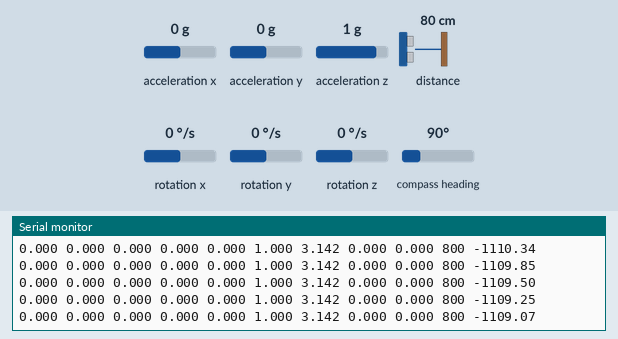
This sketch was run on a simulated Arduino Nano 33 BLE. Shown: the last lines printed to the serial monitor. The inputs (shaded band) are chosen by the test bench; at power-on: acceleration z 1 g, acceleration x 0 g, acceleration y 0 g, distance to the obstacle 80 cm, rotation x 0 °/s, rotation y 0 °/s, rotation z 0 °/s, compass heading 90°. Random numbers use the default seed unless the sketch sets one. At 14.0 s the program stops and its outputs stay as they are.

Above: at 4.8 s.
4.9 s: acceleration z set to 0 g
At 5.6 s:
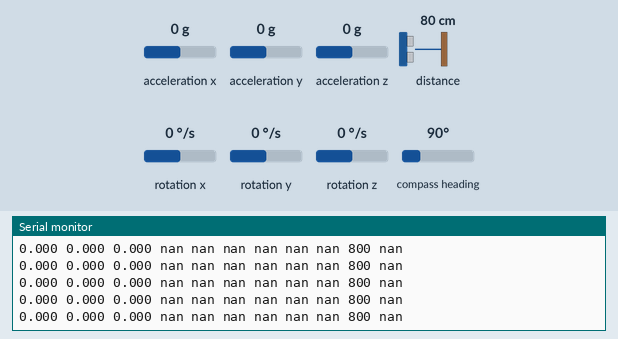
6.8 s: acceleration x set to -1.4 g
At 7.6 s:
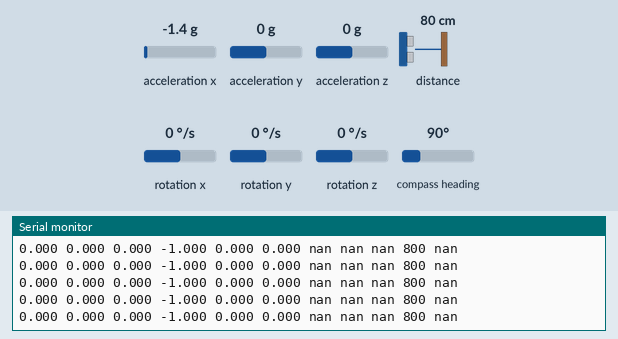
8.7 s: acceleration y set to -1.4 g
At 9.5 s:
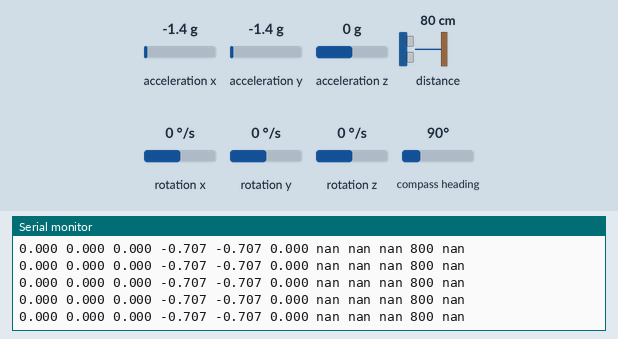
10.2 s: distance to the obstacle set to 2 cm
At 11.1 s:
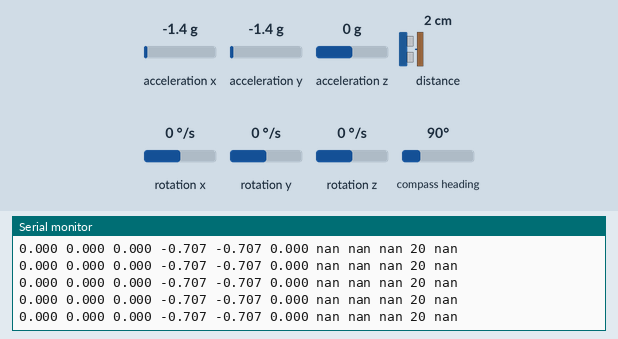
11.7 s: rotation x set to -192 °/s
At 15.2 s:
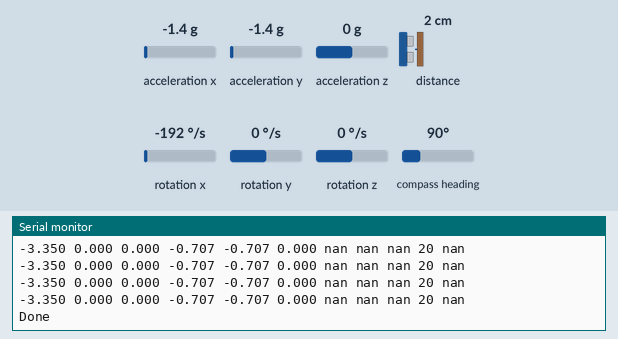

The sketch:

poseEstimationEkf.ino
```cpp
#include "Adafruit_VL53L1X.h"
#include <Arduino_LSM9DS1.h>
#include <Wire.h>
#include <elapsedMillis.h>
#include "config.h"
#include "matrix.h"
#include "ekf.h"

#define DEG_2_RAD (0.01745)

/* ================================================= RLS Variables/function declaration ================================================= */
float_prec  RLS_lambda = 0.999; /* Forgetting factor */
Matrix RLS_theta(4,1);          /* The variables we want to indentify */
Matrix RLS_P(4,4);              /* Inverse of correction estimation */
Matrix RLS_in(4,1);             /* Input data */
Matrix RLS_out(1,1);            /* Output data */
Matrix RLS_gain(4,1);           /* RLS gain */
uint32_t RLS_u32iterData = 0;   /* To track how much data we take */

float_prec IMU_MAG_B0_data[3] = {cos(0), sin(0), 0.000000};
Matrix IMU_MAG_B0(3, 1, IMU_MAG_B0_data);

/* The hard-magnet bias */
float_prec HARD_IRON_BIAS_data[3] = {8.832973, 7.243323, 23.95714};
Matrix HARD_IRON_BIAS(3, 1, HARD_IRON_BIAS_data);


/* --------------------------------------------------------------------------------------------------------- */
float_prec IMU_2_TOF_data[4*4] =  {1,  0,  0,  0,
                              0,  1,  0,  0,
                              0,  0,  1,  0,
                              0,  0,  0,  1};
Matrix IMU_2_TOF(4, 4, IMU_2_TOF_data);

/* ================================================= EKF Variables/function declaration ================================================= */
/* EKF initialization constant */
#define P_INIT      (10.)
#define Q_INIT      (1e-6)
#define R_INIT_ACC  (0.0015/10.)
#define R_INIT_MAG  (0.0015/10.)
/* P(k=0) variable --------------------------------------------------------------------------------------------------------- */
float_prec EKF_PINIT_data[SS_X_LEN*SS_X_LEN] = {P_INIT, 0,      0,      0,
                                                0,      P_INIT, 0,      0,
                                                0,      0,      P_INIT, 0,
                                                0,      0,      0,      P_INIT};
Matrix EKF_PINIT(SS_X_LEN, SS_X_LEN, EKF_PINIT_data);


float_prec EKF_PINIT_data_height[2*2] =         {P_INIT, 0,
                                                0,      P_INIT};
Matrix EKF_PINIT_HEIGHT(2, 2, EKF_PINIT_data_height);
/* Q constant -------------------------------------------------------------------------------------------------------------- */
float_prec EKF_QINIT_data[SS_X_LEN*SS_X_LEN] = {Q_INIT, 0,      0,      0,
                                                0,      Q_INIT, 0,      0,
                                                0,      0,      Q_INIT, 0,
                                                0,      0,      0,      Q_INIT};

float_prec EKF_QINIT_data_height[SS_X_LEN*SS_X_LEN] = {Q_INIT, 0,
                                                0,      Q_INIT};
Matrix EKF_QINIT(SS_X_LEN, SS_X_LEN, EKF_QINIT_data);

Matrix EKF_QINIT_HEIGHT(2, 2, EKF_QINIT_data_height);
/* R constant -------------------------------------------------------------------------------------------------------------- */
float_prec EKF_RINIT_data[SS_Z_LEN*SS_Z_LEN] = {R_INIT_ACC, 0,          0,
                                                0,          R_INIT_ACC, 0,
                                                0,          0,          R_INIT_ACC};

Matrix EKF_RINIT(SS_Z_LEN, SS_Z_LEN, EKF_RINIT_data);

float_prec EKF_RINIT_data_height[SS_Z_LEN*SS_Z_LEN] = {R_INIT_ACC};

Matrix EKF_RINIT_height(1, 1, EKF_RINIT_data);
/* Nonlinear & linearization function -------------------------------------------------------------------------------------- */
bool Main_bUpdateNonlinearX(Matrix &X_Next, Matrix &X, Matrix &U);
bool Main_bUpdateNonlinearY(Matrix &Y, Matrix &X, Matrix &U);
bool Main_bCalcJacobianF(Matrix &F, Matrix &X, Matrix &U);
bool Main_bCalcJacobianH(Matrix &H, Matrix &X, Matrix &U);

bool Main_bUpdateNonlinearXHeight(Matrix &X_Next, Matrix &X, Matrix &U);
bool Main_bUpdateNonlinearYHeight(Matrix &Y, Matrix &X, Matrix &U);
bool Main_bCalcJacobianFHeight(Matrix &F, Matrix &X, Matrix &U);
bool Main_bCalcJacobianHHeight(Matrix &H, Matrix &X, Matrix &U);

/* EKF variables ----------------------------------------------------------------------------------------------------------- */
Matrix quaternionData(SS_X_LEN, 1);
Matrix Y(SS_Z_LEN, 1);
Matrix U(SS_U_LEN, 1);
EKF EKF_IMU(quaternionData, EKF_PINIT, EKF_QINIT, EKF_RINIT,
            Main_bUpdateNonlinearX, Main_bUpdateNonlinearY, Main_bCalcJacobianF, Main_bCalcJacobianH);


/* =============================================== Sharing Variables/function declaration =============================================== */
/* Gravity vector constant (align with global Z-axis) */
#define IMU_ACC_Z0          (1)


/* State machine for hard-iron bias identification or EKF running */
enum {
    STATE_EKF_RUNNING = 0,
    STATE_MAGNETO_BIAS_IDENTIFICATION,
    STATE_NORTH_VECTOR_IDENTIFICATION
} STATE_AHRS;


#define IRQ_PIN 2

#define XSHUT_PIN 3

float aX, aY, aZ, gX, gY, gZ, mX, mY, mZ;
int16_t distance = 0;
Adafruit_VL53L1X vl53 = Adafruit_VL53L1X(XSHUT_PIN, IRQ_PIN);
bool use_magnetometer = SS_Z_LEN == 6;

/* ============================================== Auxiliary Variables/function declaration ============================================== */
elapsedMillis timerCollectData = 0;
uint64_t u64compuTime;
char bufferTxSer[100];
void serialFloatPrint(float f);

int start;

void setup() {
  // put your setup code here, to run once:
  Serial.begin(115200);
  while(!Serial) {}
  Wire.begin();

  if (! vl53.begin(0x29, &Wire)) {
    Serial.print(F("Error on init of VL sensor: "));
    Serial.println(vl53.vl_status);
    while (1)       delay(10);
  }
  Serial.println(F("VL53L1X sensor OK!"));
  if (! vl53.startRanging()) {
    Serial.print(F("Couldn't start ranging: "));
    Serial.println(vl53.vl_status);
    while (1)       delay(10);
  }
  Serial.println(F("Ranging started"));
  vl53.setTimingBudget(50);
  Serial.print(F("Timing budget (ms): "));
  Serial.println(vl53.getTimingBudget());
  if (!IMU.begin()) {
    Serial.println("Device error");
    delay(10);
  }


  /* RLS initialization ----------------------------------------- */
  RLS_theta.vSetToZero();
  RLS_P.vSetIdentity();
  RLS_P = RLS_P * 1000;

  /* EKF initialization ----------------------------------------- */
  /* x(k=0) = [1 0 0 0]' */
  quaternionData.vSetToZero();
  quaternionData[1][0] = 1.0;
  EKF_IMU.vReset(quaternionData, EKF_PINIT, EKF_QINIT, EKF_RINIT);

  snprintf(bufferTxSer, sizeof(bufferTxSer)-1, "EKF in Teensy 4.0 (%s)\r\n", (FPU_PRECISION == PRECISION_SINGLE)?"Float32":"Double64");
  Serial.print(bufferTxSer);

}

int count = 0;
void loop() {
  if (count == 0) {
    Serial.println ("Ready?");
    Serial.println ("3");
    delay (1000);
    Serial.println ("2");
    delay (1000);
    Serial.println ("1");
    delay (1000);
    Serial.println ("Begin");
    delay (1000);
    start = millis();
  }

  // put your main code here, to run repeatedly:
  if (vl53.dataReady()) {
    distance = vl53.distance();
    IMU.readAcceleration(aX, aY, aZ);
    IMU.readGyroscope(gX, gY, gZ);
    IMU.readMagneticField(mX, mY, mZ);


    U[0][0] = gX*DEG_2_RAD; U[1][0] = gY*DEG_2_RAD; U[2][0] = gZ*DEG_2_RAD;
    Y[0][0] = aX; Y[1][0] = aY; Y[2][0] = aZ;
    if(use_magnetometer){
      Y[3][0] = mX; Y[4][0] = mY; Y[5][0] = mZ;
//      float_prec _normYm = sqrt(Y[3][0]*Y[3][0] + Y[4][0]*Y[4][0] + Y[5][0]*Y[5][0]);
//      Y[3][0] = Y[3][0]/_normYm;
//      Y[4][0] = Y[4][0]/_normYm;
//      Y[5][0] = Y[5][0]/_normYm;
    }

    // Normalize output vector
    float_prec _normYa = sqrt(Y[0][0]*Y[0][0] + Y[1][0]*Y[1][0] + Y[2][0]*Y[2][0]);
    Y[0][0] = Y[0][0]/_normYa;
    Y[1][0] = Y[1][0]/_normYa;
    Y[2][0] = Y[2][0]/_normYa;


    if(!EKF_IMU.bUpdate(Y, U)) {
      quaternionData.vSetToZero();
      quaternionData[0][0] = 1.0;
      EKF_IMU.vReset(quaternionData, EKF_PINIT, EKF_QINIT, EKF_RINIT);
      Serial.println("whoops");
    }
    quaternionData = EKF_IMU.GetX();

    if(count % 500){
      recordData(U, Y, quaternionData);
      Serial.print(distance);
      Serial.print(" ");
      Serial.print(computeAltitude(distance, quaternionData));
      Serial.println("");
    }
    count ++;

    if (millis() - start > 10000) {
      Serial.println ("Done");
      while (1);
    }
  }
}

void serialFloatPrint(float f) {
    byte * b = (byte *) &f;
    for (int i = 0; i < 4; i++) {
        byte b1 = (b[i] >> 4) & 0x0f;
        byte b2 = (b[i] & 0x0f);

        char c1 = (b1 < 10) ? ('0' + b1) : 'A' + b1 - 10;
        char c2 = (b2 < 10) ? ('0' + b2) : 'A' + b2 - 10;

        Serial.print(c1);
        Serial.print(c2);
    }
}

Matrix quat2RotationMat(Matrix &X){
  float_prec q0, q1, q2, q3;
  q0 = X[0][0];
  q1 = X[1][0];
  q2 = X[2][0];
  q3 = X[3][0];
  float_prec rotation_data[4*4] = {q0*q0 + q1*q1 - q2*q2 - q3*q3,      2*(q1*q2+q0*q3),                2*(q1*q3-q0*q2),                0,
                              2*(q1*q2-q0*q3),                    q0*q0 - q1*q1 + q2*q2 - q3*q3,  2*(q2*q3+q0*q1),                0,
                              2*(q1*q3+q0*q2),                    2*(q2*q3-q0*q1),                q0*q0 - q1*q1 - q2*q2 + q3*q3,  0,
                              0,                                  0,                              0,                              1};
  Matrix rotation(4, 4, rotation_data);
  return rotation;
}

void recordData(Matrix &U, Matrix &Y, Matrix &quaternion){
  Matrix R = quat2RotationMat(quaternion);
  float_prec sy = sqrt(R[0][0] * R[0][0] +  R[1][0] * R[1][0] );
  Serial.print(U[0][0], 3);
  Serial.print(" ");
  Serial.print(U[1][0], 3);
  Serial.print(" ");
  Serial.print(U[2][0], 3);
  Serial.print(" ");


  Serial.print(Y[0][0], 3);
  Serial.print(" ");
  Serial.print(Y[1][0], 3);
  Serial.print(" ");
  Serial.print(Y[2][0], 3);
  Serial.print(" ");


  Serial.print(atan2(R[2][1], R[2][2]), 3);
  Serial.print(" ");
  Serial.print(atan2(-R[2][0], sy), 3);
  Serial.print(" ");
  Serial.print(atan2(R[1][0], R[0][0]), 3);
  Serial.print(" ");
}

float_prec computeAltitude(int16_t distance, Matrix &quat){
  Matrix R = quat2RotationMat(quat);
  Matrix R_inv = R.Invers();
  Matrix tof_mat = R_inv*IMU_2_TOF;
  return tof_mat[2][2]*distance + tof_mat[2][3];
}

bool Main_bUpdateNonlinearX(Matrix &X_Next, Matrix &X, Matrix &U)
{
    /* Insert the nonlinear update transformation here
     *          x(k+1) = f[x(k), u(k)]
     *
     * The quaternion update function:
     *  q0_dot = 1/2. * (  0   - p*q1 - q*q2 - r*q3)
     *  q1_dot = 1/2. * ( p*q0 +   0  + r*q2 - q*q3)
     *  q2_dot = 1/2. * ( q*q0 - r*q1 +  0   + p*q3)
     *  q3_dot = 1/2. * ( r*q0 + q*q1 - p*q2 +  0  )
     *
     * Euler method for integration:
     *  q0 = q0 + q0_dot * dT;
     *  q1 = q1 + q1_dot * dT;
     *  q2 = q2 + q2_dot * dT;
     *  q3 = q3 + q3_dot * dT;
     */
    float_prec q0, q1, q2, q3;
    float_prec p, q, r;

    q0 = X[0][0];
    q1 = X[1][0];
    q2 = X[2][0];
    q3 = X[3][0];

    p = U[0][0];
    q = U[1][0];
    r = U[2][0];

    X_Next[0][0] = (0.5 * (+0.00 -p*q1 -q*q2 -r*q3))*SS_DT + q0;
    X_Next[1][0] = (0.5 * (+p*q0 +0.00 +r*q2 -q*q3))*SS_DT + q1;
    X_Next[2][0] = (0.5 * (+q*q0 -r*q1 +0.00 +p*q3))*SS_DT + q2;
    X_Next[3][0] = (0.5 * (+r*q0 +q*q1 -p*q2 +0.00))*SS_DT + q3;


    /* ======= Additional ad-hoc quaternion normalization to make sure the quaternion is a unit vector (i.e. ||q|| = 1) ======= */
    if (!X_Next.bNormVector()) {
        /* System error, return false so we can reset the UKF */
        return false;
    }

    return true;
}

bool Main_bUpdateNonlinearY(Matrix &Y, Matrix &X, Matrix &U)
{
    /* Insert the nonlinear measurement transformation here
     *          y(k)   = h[x(k), u(k)]
     *
     * The measurement output is the gravitational and magnetic projection to the body
     *     DCM     = [(+(q0**2)+(q1**2)-(q2**2)-(q3**2)),                        2*(q1*q2+q0*q3),                        2*(q1*q3-q0*q2)]
     *               [                   2*(q1*q2-q0*q3),     (+(q0**2)-(q1**2)+(q2**2)-(q3**2)),                        2*(q2*q3+q0*q1)]
     *               [                   2*(q1*q3+q0*q2),                        2*(q2*q3-q0*q1),     (+(q0**2)-(q1**2)-(q2**2)+(q3**2))]
     *
     *  G_proj_sens = DCM * [0 0 1]             --> Gravitational projection to the accelerometer sensor
     *  M_proj_sens = DCM * [Mx My Mz]          --> (Earth) magnetic projection to the magnetometer sensor
     */
    float_prec q0, q1, q2, q3;
    float_prec q0_2, q1_2, q2_2, q3_2;

    q0 = X[0][0];
    q1 = X[1][0];
    q2 = X[2][0];
    q3 = X[3][0];

    q0_2 = q0 * q0;
    q1_2 = q1 * q1;
    q2_2 = q2 * q2;
    q3_2 = q3 * q3;

    Y[0][0] = (2*q1*q3 -2*q0*q2) * IMU_ACC_Z0;

    Y[1][0] = (2*q2*q3 +2*q0*q1) * IMU_ACC_Z0;

    Y[2][0] = (+(q0_2) -(q1_2) -(q2_2) +(q3_2)) * IMU_ACC_Z0;

    if (use_magnetometer){
     Y[3][0] = (+(q0_2)+(q1_2)-(q2_2)-(q3_2)) * IMU_MAG_B0[0][0]
              +(2*(q1*q2+q0*q3)) * IMU_MAG_B0[1][0]
              +(2*(q1*q3-q0*q2)) * IMU_MAG_B0[2][0];

     Y[4][0] = (2*(q1*q2-q0*q3)) * IMU_MAG_B0[0][0]
              +(+(q0_2)-(q1_2)+(q2_2)-(q3_2)) * IMU_MAG_B0[1][0]
              +(2*(q2*q3+q0*q1)) * IMU_MAG_B0[2][0];

     Y[5][0] = (2*(q1*q3+q0*q2)) * IMU_MAG_B0[0][0]
              +(2*(q2*q3-q0*q1)) * IMU_MAG_B0[1][0]
              +(+(q0_2)-(q1_2)-(q2_2)+(q3_2)) * IMU_MAG_B0[2][0];
    }
    return true;
}

bool Main_bCalcJacobianF(Matrix &F, Matrix &X, Matrix &U)
{
    /* In Main_bUpdateNonlinearX():
     *  q0 = q0 + q0_dot * dT;
     *  q1 = q1 + q1_dot * dT;
     *  q2 = q2 + q2_dot * dT;
     *  q3 = q3 + q3_dot * dT;
     */
    float_prec p, q, r;

    p = U[0][0];
    q = U[1][0];
    r = U[2][0];

    F[0][0] =  1.000;
    F[1][0] =  0.5*p * SS_DT;
    F[2][0] =  0.5*q * SS_DT;
    F[3][0] =  0.5*r * SS_DT;

    F[0][1] = -0.5*p * SS_DT;
    F[1][1] =  1.000;
    F[2][1] = -0.5*r * SS_DT;
    F[3][1] =  0.5*q * SS_DT;

    F[0][2] = -0.5*q * SS_DT;
    F[1][2] =  0.5*r * SS_DT;
    F[2][2] =  1.000;
    F[3][2] = -0.5*p * SS_DT;

    F[0][3] = -0.5*r * SS_DT;
    F[1][3] = -0.5*q * SS_DT;
    F[2][3] =  0.5*p * SS_DT;
    F[3][3] =  1.000;

    return true;
}

bool Main_bCalcJacobianH(Matrix &H, Matrix &X, Matrix &U)
{
    float_prec q0, q1, q2, q3;

    q0 = X[0][0];
    q1 = X[1][0];
    q2 = X[2][0];
    q3 = X[3][0];

    H[0][0] = -2*q2 * IMU_ACC_Z0;
    H[1][0] = +2*q1 * IMU_ACC_Z0;
    H[2][0] = +2*q0 * IMU_ACC_Z0;


    H[0][1] = +2*q3 * IMU_ACC_Z0;
    H[1][1] = +2*q0 * IMU_ACC_Z0;
    H[2][1] = -2*q1 * IMU_ACC_Z0;


    H[0][2] = -2*q0 * IMU_ACC_Z0;
    H[1][2] = +2*q3 * IMU_ACC_Z0;
    H[2][2] = -2*q2 * IMU_ACC_Z0;

    H[0][3] = +2*q1 * IMU_ACC_Z0;
    H[1][3] = +2*q2 * IMU_ACC_Z0;
    H[2][3] = +2*q3 * IMU_ACC_Z0;
    if (use_magnetometer){
      H[3][3] = -2*q3*IMU_MAG_B0[0][0]+2*q0*IMU_MAG_B0[1][0] + 2*q1*IMU_MAG_B0[2][0];
      H[4][3] = -2*q0*IMU_MAG_B0[0][0]-2*q3*IMU_MAG_B0[1][0] + 2*q2*IMU_MAG_B0[2][0];
      H[5][3] =  2*q1*IMU_MAG_B0[0][0]+2*q2*IMU_MAG_B0[1][0] + 2*q3*IMU_MAG_B0[2][0];
      H[3][2] = -2*q2*IMU_MAG_B0[0][0]+2*q1*IMU_MAG_B0[1][0] - 2*q0*IMU_MAG_B0[2][0];
      H[4][2] =  2*q1*IMU_MAG_B0[0][0]+2*q2*IMU_MAG_B0[1][0] + 2*q3*IMU_MAG_B0[2][0];
      H[5][2] =  2*q0*IMU_MAG_B0[0][0]+2*q3*IMU_MAG_B0[1][0] - 2*q2*IMU_MAG_B0[2][0];
      H[3][1] =  2*q1*IMU_MAG_B0[0][0]+2*q2*IMU_MAG_B0[1][0] + 2*q3*IMU_MAG_B0[2][0];
      H[4][1] =  2*q2*IMU_MAG_B0[0][0]-2*q1*IMU_MAG_B0[1][0] + 2*q0*IMU_MAG_B0[2][0];
      H[5][1] =  2*q3*IMU_MAG_B0[0][0]-2*q0*IMU_MAG_B0[1][0] - 2*q1*IMU_MAG_B0[2][0];
      H[3][0] =  2*q0*IMU_MAG_B0[0][0] + 2*q3*IMU_MAG_B0[1][0] - 2*q2*IMU_MAG_B0[2][0];
      H[4][0] = -2*q3*IMU_MAG_B0[0][0] + 2*q0*IMU_MAG_B0[1][0] + 2*q1*IMU_MAG_B0[2][0];
      H[5][0] =  2*q2*IMU_MAG_B0[0][0] - 2*q1*IMU_MAG_B0[1][0] + 2*q0*IMU_MAG_B0[2][0];
    }

    return true;
}

void SPEW_THE_ERROR(char const * str)
{
    #if (SYSTEM_IMPLEMENTATION == SYSTEM_IMPLEMENTATION_PC)
        cout << (str) << endl;
    #elif (SYSTEM_IMPLEMENTATION == SYSTEM_IMPLEMENTATION_EMBEDDED_ARDUINO)
        Serial.println(str);
    #else
        /* Silent function */
    #endif
    while(1);
}
```

ekf.h
```cpp
/**************************************************************************************************
 * Class for Extended Kalman Filter.
 *
 *
 * See https://github.com/pronenewbits for more!
 *************************************************************************************************/
#ifndef EKF_H
#define EKF_H

#include "config.h"
#include "matrix.h"

class EKF
{
public:
    EKF(Matrix &XInit, Matrix &P, Matrix &Q, Matrix &R,
        bool (*bNonlinearUpdateX)(Matrix &, Matrix &, Matrix &), bool (*bNonlinearUpdateY)(Matrix &, Matrix &, Matrix &),
        bool (*bCalcJacobianF)(Matrix &, Matrix &, Matrix &), bool (*bCalcJacobianH)(Matrix &, Matrix &, Matrix &));
    void vReset(Matrix &XInit, Matrix &P, Matrix &Q, Matrix &R);
    bool bUpdate(Matrix &Y, Matrix &U);
    Matrix GetX()   { return X_Est; }
    Matrix GetY()   { return Y_Est; }
    Matrix GetP()   { return P; }
    Matrix GetErr() { return Err; }

protected:
    bool (*bNonlinearUpdateX) (Matrix &X_dot, Matrix &X, Matrix &U);
    bool (*bNonlinearUpdateY) (Matrix &Y_Est, Matrix &X, Matrix &U);
    bool (*bCalcJacobianF) (Matrix &F, Matrix &X, Matrix &U);
    bool (*bCalcJacobianH) (Matrix &H, Matrix &X, Matrix &U);

private:
    Matrix X_Est{SS_X_LEN, 1};
    Matrix P{SS_X_LEN, SS_X_LEN};
    Matrix F{SS_X_LEN, SS_X_LEN};
    Matrix H{SS_Z_LEN, SS_X_LEN};
    Matrix Y_Est{SS_Z_LEN, 1};
    Matrix Err{SS_Z_LEN, 1};
    Matrix Q{SS_X_LEN, SS_X_LEN};
    Matrix R{SS_Z_LEN, SS_Z_LEN};
    Matrix S{SS_Z_LEN, SS_Z_LEN};
    Matrix Gain{SS_X_LEN, SS_Z_LEN};
};

#endif // EKF_H
```

Source omitted: ekf.cpp (6598 bytes), matrix.cpp (2825 bytes), matrix.h (35832 bytes), config.h (2183 bytes)

Measured:
- after the input at 4.9 s, the serial monitor: prints a new line at once (image 1)
- after the input at 6.8 s, the serial monitor: prints a new line at once (image 2)
- after the input at 8.7 s, the serial monitor: prints a new line at once (image 3)
- after the input at 10.2 s, the serial monitor: prints a new line at once (image 4)
- after the input at 11.7 s, the serial monitor: prints a new line at once (image 5)
